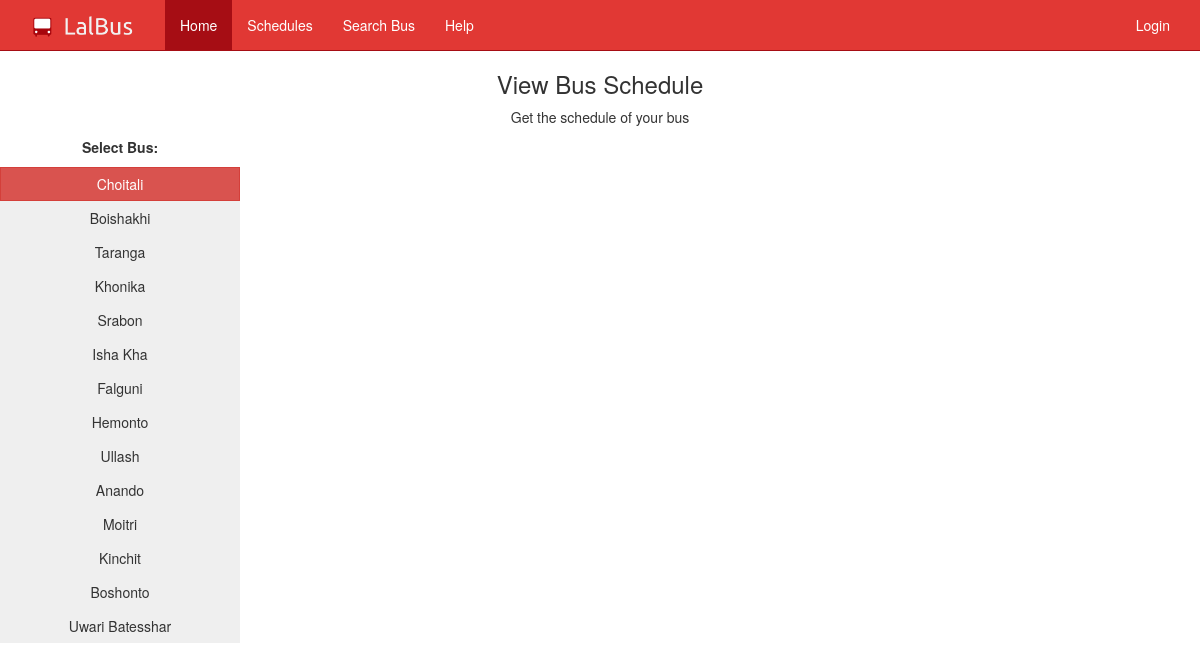
Page /schedule.php on the committed database.
### tables this page shows
CREATE TABLE `bus` (
  `id` int(11) NOT NULL,
  `name` varchar(100) NOT NULL,
  `route` varchar(50) NOT NULL
);

### schedule.php (the view, shortened to what this page needs)
<!doctype html>
    <html lang="en">
    <head>
        <link href="css/bootstrap.min.css" rel="stylesheet">
        <link rel="stylesheet" href="css/schedule.css">
        <link rel="stylesheet" href="css/static_top.css">
    </head>
    <body onload="search(1)">
    <?php include("includes/static_top.php");?>
    <div class="container" style="width: 100%; text-align: center">
        <h3>View Bus Schedule</h3>
        <p>Get the schedule of your bus</p>
    </div>
    <div id="container_table">
        <div id="first" style="text-align: center">
            <p><b>Select Bus:</b></p>
            <ul class="list-unstyled">
            <?php
            include_once ('backend/dbconnect.php');
            $sql = "select * from bus";
            $result = $conn->query($sql);
            $n = $result->num_rows;
            for($i=0; $i<$n; $i++) {
                $row = $result->fetch_assoc();
                $name = $row['name'];
                $id = $row['id'];
                echo "<li><button id='btn_".$id."' class='btn btn-block' onclick='search($id)'>$name</button></li>";
            }
            ?>
            </ul>
         </div>
        <div id="second">
        </div>
    </div>
</body>
</html>

### includes/static_top.php (shortened to what this page needs)
<?php
if(isset($_SESSION['id'])) { ?>
    <nav class="navbar navbar-lalbus navbar-static-top">
        <div class="container">
            <div class="navbar-header">
                <button type="button" class="navbar-toggle collapsed" data-toggle="collapse" data-target="#navbar" aria-expanded="false" aria-controls="navbar">
                    <span class="sr-only">Toggle navigation</span>
                    <span class="icon-bar"></span>
                    <span class="icon-bar"></span>
                    <span class="icon-bar"></span>
                </button>
                <div class="navbar-brand"> <img src="./img/logo-w.png" width="120px"></div>
            </div>
            <div id="navbar" class="navbar-collapse collapse">
                <ul class="nav navbar-nav">
                    <li id="page_home" class="active"><a href="home">Home</a></li>
                    <li id="page_report"><a href="report.php">Report Location</a></li>
                    <li id="page_following"><a href="following">Following</a></li>
                    <li id="page_schedule"><a href="schedule">Schedules</a></li>
                    <li id="page_stoppage"><a href="search">Search Bus</a></li>
                    <li id="page_stat"><a href="#">Monthly Stats</a></li>
                </ul>
                <ul class="nav navbar-nav navbar-right">
                    <li>
                        <a class="dropdown-toggle" data-toggle="dropdown" href="#"><?php echo $_SESSION['name']?>
                            <span class="caret"></span></a>
                        <ul class="dropdown-menu">
                            <li><a href="#">Profile</a></li>
                            <li><a href="#">Help</a></li>
                            <li><a href="#">Logout</a></li>
                        </ul>
                    </li>
                </ul>
            </div>
        </div>
    </nav>
<?php }
else { ?>
    <nav class="navbar navbar-lalbus navbar-static-top">
        <div class="container">
            <div class="navbar-header">
                <div class="navbar-brand"> <img src="./img/logo-w.png" width="120px"></div>
            </div>
            <div id="navbar" class="navbar-collapse collapse">
                <ul class="nav navbar-nav">
                    <li class="active"><a href="home">Home</a></li>
                    <li><a href="schedule">Schedules</a></li>
                    <li><a href="search">Search Bus</a></li>
                    <li><a href="#" data-type='help' data-toggle='modal' data-target='#myModal'>Help</a></li>
                </ul>
                <ul class="nav navbar-nav navbar-right">
                    <li><a href="login">Login</a></li>
                </ul>
            </div>
        </div>
    </nav>
<?php }
?>

### css/schedule.css (style rules this page uses)
#container_table { width: 100%; background-color: #ffcc33; margin: auto; }
#first { width: 20%; float: left; height: 300px; }
#second { width: 80%; float: left; height: 300px; }

### css/static_top.css (style rules this page uses)
.navbar-lalbus { background-color: #E13834; border-color: #A60D14; }
.navbar-lalbus .navbar-brand { color: #ffffff; }
.navbar-lalbus .navbar-nav > li > a { color: #ffffff; }
.navbar-lalbus .navbar-nav > .active > a, .navbar-lalbus .navbar-nav > .active > a:hover, .navbar-lalbus .navbar-nav > .active > a:focus { color: #ffffff; background-color: #A60D14; }
.navbar-lalbus .navbar-collapse, .navbar-lalbus .navbar-form { border-color: #ffffff; }

### schedule.php (style rules this page uses)
.btn { border-radius: 0; }

### rows in the picture
bus: name "Choitali"
bus: name "Boishakhi"
bus: name "Taranga"
bus: name "Khonika"
bus: name "Srabon"
bus: name "Isha Kha"
bus: name "Falguni"
bus: name "Hemonto"
bus: name "Ullash"
bus: name "Anando"
bus: name "Moitri"
bus: name "Kinchit"
bus: name "Boshonto"
bus: name "Uwari Batesshar"
